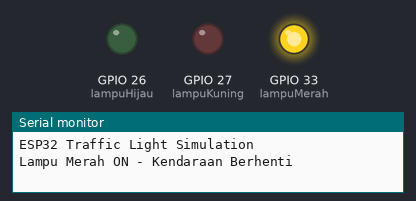
Recording of a program running on a simulated ESP32. Parts: output pins drawn as LEDs (lit = HIGH), the last lines printed to the serial monitor.

Above: at 2.5 s.
At 7.5 s:
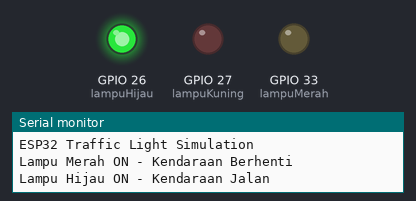
At 11.0 s:
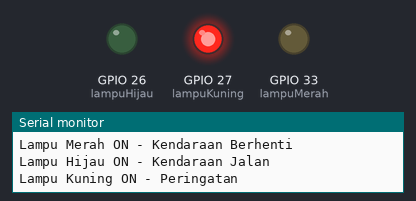
Timing chart, 0 to 15.6 s (numbered marks = the images above):
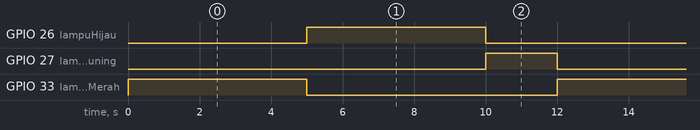

The program:

main.cpp
```cpp
#include <Arduino.h>  // Pustaka untuk ESP32

// Deklarasi pin LED
int lampuMerah = 33;
int lampuKuning = 27;
int lampuHijau = 26;

void setup() {
    Serial.begin(115200);  // Inisialisasi komunikasi Serial
    Serial.println("ESP32 Traffic Light Simulation");

    // Atur pin sebagai OUTPUT
    pinMode(lampuMerah, OUTPUT);
    pinMode(lampuKuning, OUTPUT);
    pinMode(lampuHijau, OUTPUT);
}

void loop() {
    // Lampu merah menyala (kendaraan berhenti)
    digitalWrite(lampuMerah, HIGH);
    digitalWrite(lampuKuning, LOW);
    digitalWrite(lampuHijau, LOW);
    Serial.println("Lampu Merah ON - Kendaraan Berhenti");
    delay(5000);

    // Lampu hijau menyala (kendaraan jalan)
    digitalWrite(lampuMerah, LOW);
    digitalWrite(lampuKuning, LOW);
    digitalWrite(lampuHijau, HIGH);
    Serial.println("Lampu Hijau ON - Kendaraan Jalan");
    delay(5000);

    // Lampu kuning menyala (peringatan)
    digitalWrite(lampuMerah, LOW);
    digitalWrite(lampuKuning, HIGH);
    digitalWrite(lampuHijau, LOW);
    Serial.println("Lampu Kuning ON - Peringatan");
    delay(2000);
}
```

Measured:
- by itself, GPIO 26 (lampuHijau), GPIO 33 (lampuMerah): alternates HIGH for 5.0 s and LOW for 7.0 s
- by itself, GPIO 27 (lampuKuning): alternates HIGH for 2.0 s and LOW for 10.0 s
- by itself, everything shown: repeats every 12.0 s, in 3 steps
